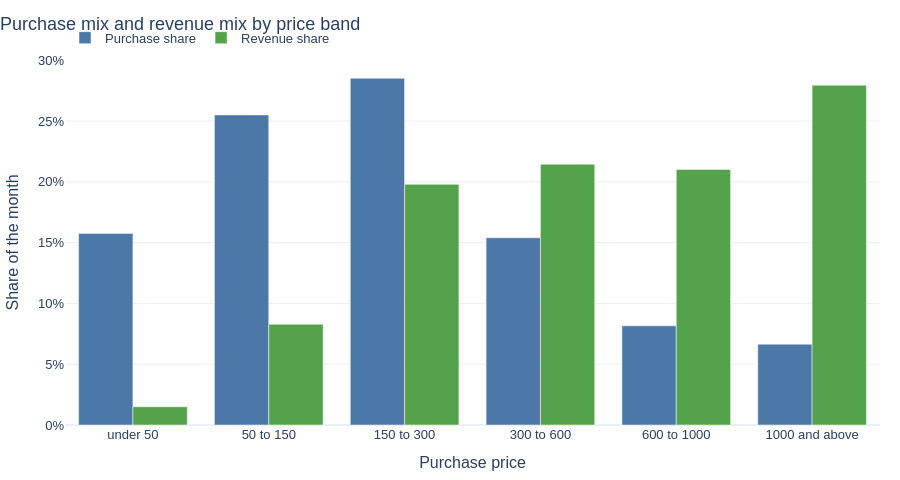

Notebook code cell kept with this figure:
### Markdown cell above
The highest day is 2019-10-16, with 31,393 purchases and revenue of 9,747,164.72. The lowest is 2019-10-02, at 6,213,628.53. The 7-day average is blank until the window holds seven dates. On a full window it peaks on 2019-10-19 at 8,708,230.73 and ends on 2019-10-31 at 6,780,464.76.

### Code cell
bands = frames["q12_price_band_revenue"]
bands = bands[bands["band_key"] != "00_non_positive"]
fig = go.Figure()
fig.add_trace(go.Bar(name="Purchase share", x=bands["band_label"], y=bands["purchase_share"], marker_color=BLUE))
fig.add_trace(go.Bar(name="Revenue share", x=bands["band_label"], y=bands["revenue_share"], marker_color=GREEN))
style(fig, "Purchase mix and revenue mix by price band")
fig.update_layout(barmode="group", yaxis_tickformat=".0%", yaxis_title="Share of the month", xaxis_title="Purchase price")
display(fig)

### Figure 1 — Plotly figure (JSON) as saved in the notebook; plotly's stock layout.template omitted (floating-point values rounded to 4 significant figures)
{"data": [{"marker": {"color": "#4C78A8"}, "name": "Purchase share", "type": "bar", "x": ["under 50", "50 to 150", "150 to 300", "300 to 600", "600 to 1000", "1000 and above"], "y": [0.1576, 0.2551, 0.2852, 0.154, 0.08162, 0.06651]}, {"marker": {"color": "#54A24B"}, "name": "Revenue share", "type": "bar", "x": ["under 50", "50 to 150", "150 to 300", "300 to 600", "600 to 1000", "1000 and above"], "y": [0.01499, 0.08285, 0.1979, 0.2145, 0.2102, 0.2795]}], "layout": {"barmode": "group", "font": {"family": "Arial, sans-serif", "size": 13}, "height": 480, "legend": {"orientation": "h", "x": 0, "y": 1.02, "yanchor": "bottom"}, "margin": {"b": 20, "l": 20, "r": 20, "t": 60}, "title": {"text": "Purchase mix and revenue mix by price band", "x": 0}, "xaxis": {"title": {"text": "Purchase price"}}, "yaxis": {"tickformat": ".0%", "title": {"text": "Share of the month"}}}}
